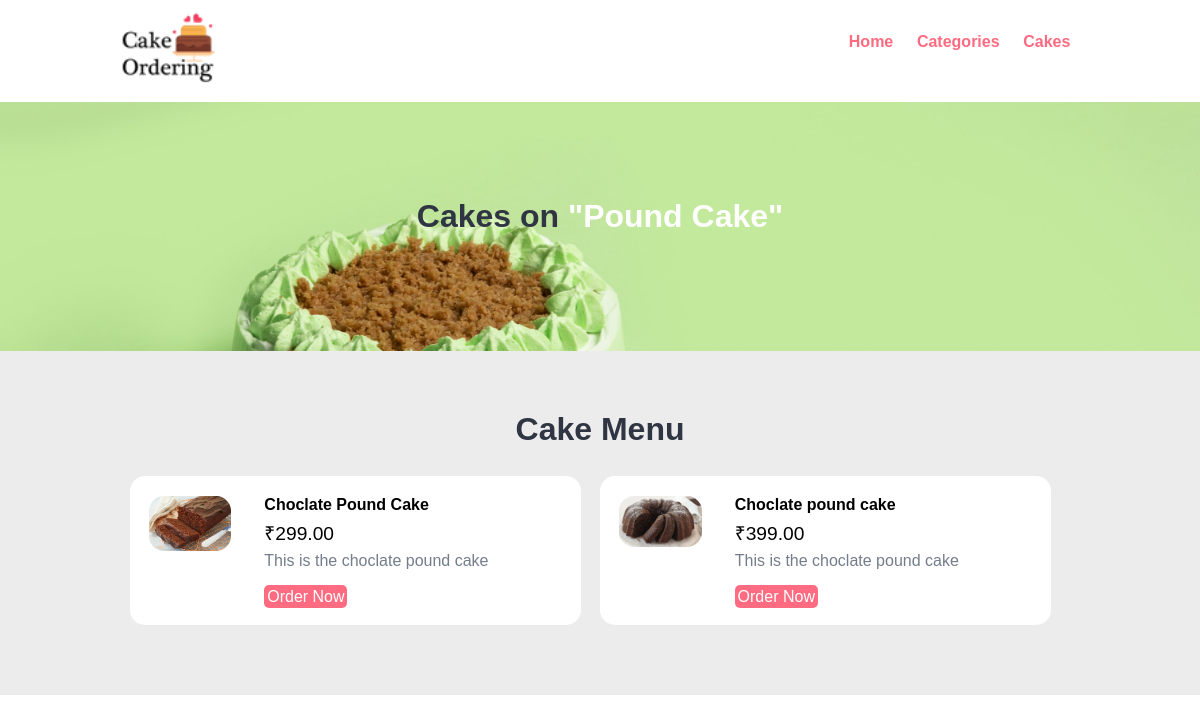
The page /category-foods.php?category_id=9 on the database its author committed.
### tables this page shows
CREATE TABLE `categoris` (
  `id` int(10) UNSIGNED NOT NULL,
  `title` varchar(100) NOT NULL,
  `image_name` varchar(255) NOT NULL,
  `feature` varchar(10) NOT NULL,
  `active` varchar(10) NOT NULL
);

CREATE TABLE `cake` (
  `id` int(10) UNSIGNED NOT NULL,
  `title` varchar(100) NOT NULL,
  `description` text NOT NULL,
  `price` decimal(10,2) NOT NULL,
  `image_name` varchar(255) NOT NULL,
  `category_id` int(10) UNSIGNED NOT NULL,
  `feature` varchar(10) NOT NULL,
  `active` varchar(10) NOT NULL
);

### category-foods.php (the view, shortened to what this page needs)
<?php include('partials-front/menu.php'); ?>
<?php
    if (isset($_GET['category_id'])) {
        $category_id = $_GET['category_id'];
        $sql = "SELECT title FROM categoris WHERE id=$category_id";
        $res = mysqli_query($conn, $sql);
        $rows = mysqli_fetch_assoc($res);
        $category_title = $rows['title'];
    }
    else{
        header('Location:'.SITEURL);
    }
?>
    <section class="food-search text-center">
        <div class="container">
            <h2>Cakes on <a href="#" class="text-white">"<?php echo $category_title; ?>"</a></h2>
        </div>
    </section>
    <section class="food-menu">
        <div class="container">
            <h2 class="text-center">Cake Menu</h2>
            <?php
            $sql2 = "SELECT * FROM cake WHERE category_id=$category_id";
            $res2 = mysqli_query($conn, $sql2);
            $count2 = mysqli_num_rows($res2);
            if ($count2>0) {
                while ($rows2 = mysqli_fetch_assoc($res2)) {
                        $id = $rows2['id'];
                        $title = $rows2['title'];
                        $price = $rows2['price'];
                        $description = $rows2['description'];
                        $image_name = $rows2['image_name'];
                        ?>
                            <div class="food-menu-box">
                                <div class="food-menu-img">
                                    <?php
                                        if ($image_name == "") {
                                            echo "<div class = 'error'> Cake is not available. </div>";
                                        }
                                        else{
                                            ?>
                                                <img src="<?php echo SITEURL; ?>images/food/<?php echo $image_name; ?>" class="img-responsive img-curve">
                                            <?php
                                        }
                                    ?>
                                </div>
                                <div class="food-menu-desc">
                                    <h4><?php echo $title; ?></h4>
                                    <p class="food-price">₹<?php echo $price; ?></p>
                                    <p class="food-detail">
                                       <?php echo $description; ?>
                                    </p>
                                    <br>
                                    <a href="<?php echo SITEURL; ?>order.php?cake_id=<?php echo $id; ?>" class="btn btn-primary">Order Now</a>
                                </div>
                            </div>
                        <?php
                }
            }
            else{
                echo "<div class = 'error'> Categorys are not Added. </div>";
            }
            ?>
        </div>
    </section>
</body>
</html>

### css/style.css (style rules this page uses)
* { margin: 0 0; padding: 0 0; font-family: Arial, Helvetica, sans-serif; }
.container { width: 80%; margin: 0 auto; padding: 1%; }
.img-responsive { width: 100%; }
.img-curve { border-radius: 15px; }
.text-center { text-align: center; }
.text-white { color: white; }
a { color: #ff6b81; text-decoration: none; }
.btn { padding: 1%; border: none; font-size: 1rem; border-radius: 5px; }
.btn-primary { background-color: #ff6b81; color: white; cursor: pointer; }
h2 { color: #2f3542; font-size: 2rem; margin-bottom: 2%; }
.food-search { background-image: url(../images/bg.jpg); background-size: cover; background-repeat: no-repeat; background-position: center; padding: 7% 0; }
.food-menu { background-color: #ececec; padding: 4% 0; }
.food-menu-box { width: 43%; margin: 1%; padding: 2%; float: left; background-color: white; border-radius: 15px; }
.food-menu-img { width: 20%; float: left; }
.food-menu-desc { width: 70%; float: left; margin-left: 8%; }
.food-price { font-size: 1.2rem; margin: 2% 0; }
.food-detail { font-size: 1rem; color: #747d8c; }

### rows shown on the page
categoris: title "Pound Cake"
cake: image_name (picture), title "Choclate Pound Cake", price "299.00", description "This is the choclate pound cake"
cake: image_name (picture), title "Choclate pound cake", price "399.00", description "This is the choclate pound cake"
